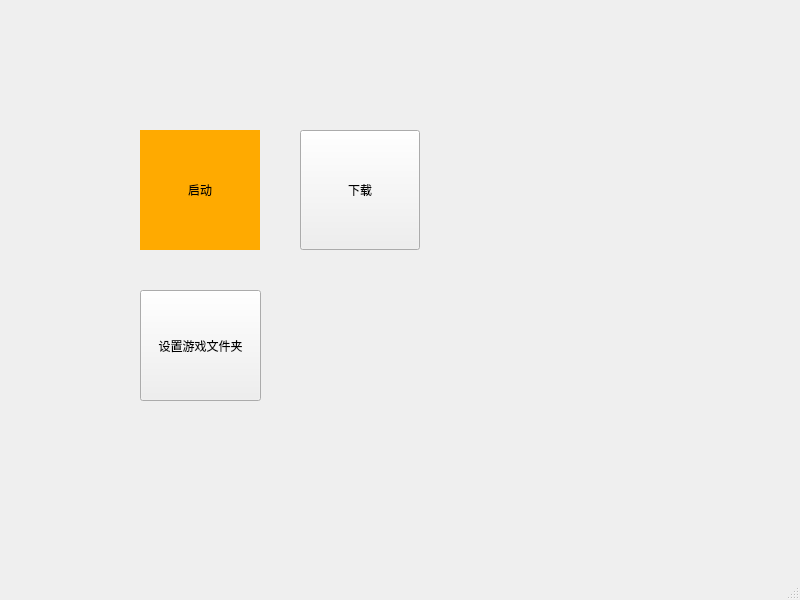
<?xml version="1.0" encoding="UTF-8"?>
<ui version="4.0">
 <class>MainWindow</class>
 <widget class="QMainWindow" name="MainWindow">
  <property name="geometry">
   <rect>
    <x>0</x>
    <y>0</y>
    <width>800</width>
    <height>600</height>
   </rect>
  </property>
  <property name="windowTitle">
   <string>MainWindow</string>
  </property>
  <property name="styleSheet">
   <string notr="true"/>
  </property>
  <widget class="QWidget" name="centralwidget">
   <widget class="QPushButton" name="LauncherButton">
    <property name="geometry">
     <rect>
      <x>140</x>
      <y>130</y>
      <width>120</width>
      <height>120</height>
     </rect>
    </property>
    <property name="sizePolicy">
     <sizepolicy hsizetype="Minimum" vsizetype="Fixed">
      <horstretch>0</horstretch>
      <verstretch>0</verstretch>
     </sizepolicy>
    </property>
    <property name="styleSheet">
     <string notr="true">background-color: #ffaa00;
border-radius: 0px;</string>
    </property>
    <property name="text">
     <string>启动</string>
    </property>
   </widget>
   <widget class="QPushButton" name="DownloadButton">
    <property name="geometry">
     <rect>
      <x>300</x>
      <y>130</y>
      <width>120</width>
      <height>120</height>
     </rect>
    </property>
    <property name="text">
     <string>下载</string>
    </property>
   </widget>
   <widget class="QStackedWidget" name="stackedWidget">
    <property name="geometry">
     <rect>
      <x>0</x>
      <y>600</y>
      <width>800</width>
      <height>600</height>
     </rect>
    </property>
   </widget>
   <widget class="QPushButton" name="SetMainFolderButton">
    <property name="geometry">
     <rect>
      <x>140</x>
      <y>290</y>
      <width>121</width>
      <height>111</height>
     </rect>
    </property>
    <property name="text">
     <string>设置游戏文件夹</string>
    </property>
   </widget>
   <zorder>stackedWidget</zorder>
   <zorder>LauncherButton</zorder>
   <zorder>DownloadButton</zorder>
   <zorder>SetMainFolderButton</zorder>
  </widget>
  <widget class="QStatusBar" name="statusbar">
   <property name="styleSheet">
    <string notr="true"/>
   </property>
  </widget>
 </widget>
 <resources/>
 <connections/>
</ui>
